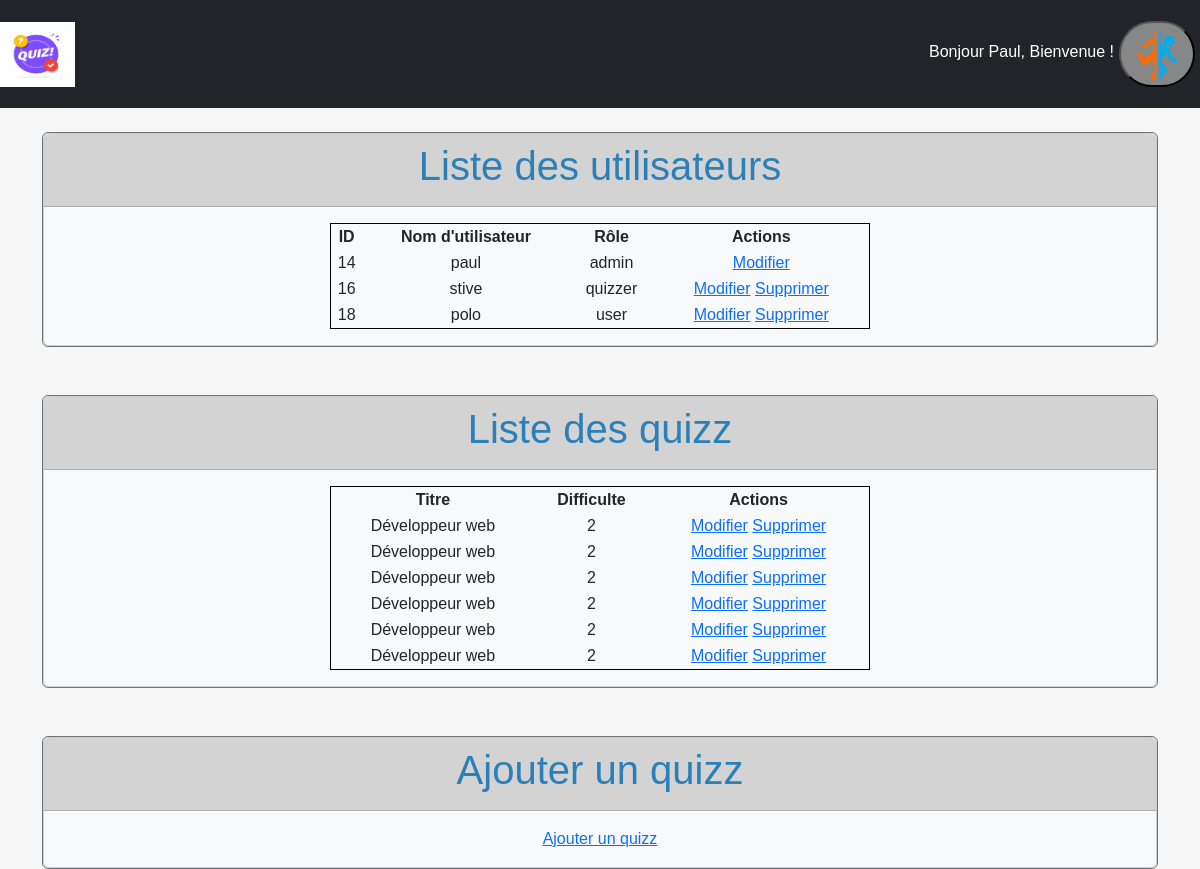
/admin.php (signed in), run on an earlier commit of the app's database.
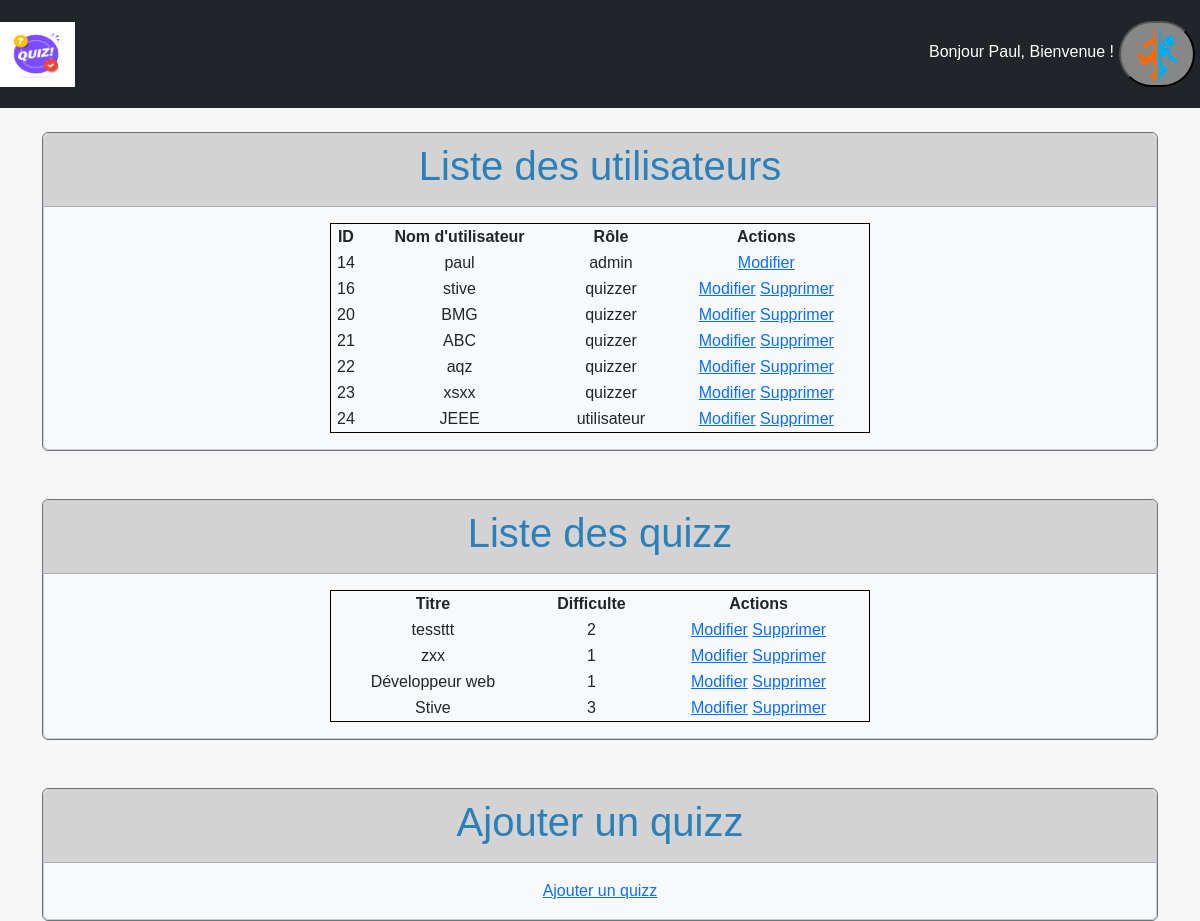
And on a later commit of the database.
### tables this page shows
CREATE TABLE IF NOT EXISTS `users` (
  `id_test` int NOT NULL AUTO_INCREMENT,
  `pseudo` varchar(50) NOT NULL,
  `email` varchar(100) NOT NULL,
  `password` varchar(50) NOT NULL,
  `role` enum('utilisateur','quizzer','admin') NOT NULL,
  PRIMARY KEY (`id_test`)
);

CREATE TABLE IF NOT EXISTS `quizzes` (
  `id_quizz` int NOT NULL AUTO_INCREMENT,
  `id_test` int NOT NULL,
  `titre` varchar(100) NOT NULL,
  `difficulte` int NOT NULL,
  `date_creation` date NOT NULL,
  PRIMARY KEY (`id_quizz`),
  KEY `id_quizzer` (`id_test`)
);

### Admin.php (the view, shortened to what the changed rows need)
<?php
function BDDconnect() {
    $connect_bdd = mysqli_connect("127.0.0.1", "root", "", "quizzeo");
    return $connect_bdd;
}
$connect = BDDconnect();
$query = "SELECT * FROM Users";
$result = mysqli_query($connect, $query);
$users = [];
while ($row = mysqli_fetch_assoc($result)) {
    $users[] = $row;
}
$query = "SELECT * FROM Quizzes";
$result = mysqli_query($connect, $query);
$quizzes = [];
while ($row = mysqli_fetch_assoc($result)) {
    $quizzes[] = $row;
}
?>
<!DOCTYPE html>
<html>
    <head>
        <link rel="stylesheet" href="https://maxcdn.bootstrapcdn.com/bootstrap/4.0.0/css/bootstrap.min.css">
        <link rel="stylesheet" href="https://cdn.jsdelivr.net/npm/bootstrap@5.3.0/dist/css/bootstrap.min.css">
        <link rel="stylesheet" href="connect.css">
    </head>
    <body>
        <br>
        <div class="container">
            <div class="border border-secondary rounded">
                <div class="card bg-light">
                    <div class="card-body">
                        <div class ="tableau">
                            <table>
                                <tr>
                                    <th>ID</th>
                                    <th>Nom d'utilisateur</th>
                                    <th>Rôle</th>
                                    <th>Actions</th>
                                </tr>
                                <?php foreach ($users as $user) : ?>
                                <tr>
                                    <td><?php echo $user['id_test']; ?></td>
                                    <td><?php echo $user['pseudo']; ?></td>
                                    <td><?php echo $user['role']; ?></td>
                                    <td>
                                    <a href="edit_user.php?id_test=<?php echo $user['id_test']; ?>">Modifier</a>
                                    <?php if ($_SESSION["role"] === "admin" && $user['id_test'] !== $_SESSION["id_test"]) : ?>
                                        <a href="supp_user.php?id_test=<?php echo $user['id_test']; ?>">Supprimer</a>
                                    <?php endif; ?>
                                    </td>
                                    </tr>
                                    <?php endforeach; ?>
                            </table>
                        </div>
                    </div>
                </div>
            </div>
            <br><br>
            <div class="border border-secondary  rounded">
                <div class="card bg-light">
                    <div class="card-body">
                        <table>
                            <tr>
                                <th>Titre</th>
                                <th>Difficulte</th>
                                <th>Actions</th>
                            </tr>
                            <?php foreach ($quizzes as $quiz) : ?>
                            <tr>
                                <td><?php echo $quiz['titre']; ?></td>
                                <td><?php echo $quiz['difficulte']; ?></td>
                                <td>
                                    <a href="admin_edit_quizz.php?id_quizz=<?php echo $quiz['id_quizz']; ?>">Modifier</a>
                                    <a href="supp_quizz.php?id_quizz=<?php echo $quiz['id_quizz']; ?>">Supprimer</a>
                                </td>
                            </tr>
                            <?php endforeach; ?>
                        </table>
                    </div>
                </div>
            </div>
            <br><br>
        </div>
    </body>
</html>

What changed in the data, as far as the page shows it:
removed users: id_test "18", pseudo "polo", role "user"
removed quizzes: titre "Développeur web", difficulte "2"
removed quizzes: titre "Développeur web", difficulte "2"
removed quizzes: titre "Développeur web", difficulte "2"
removed quizzes: titre "Développeur web", difficulte "2"
removed quizzes: titre "Développeur web", difficulte "2"
removed quizzes: titre "Développeur web", difficulte "2"
added users: id_test "20", pseudo "BMG", role "quizzer"
added users: id_test "21", pseudo "ABC", role "quizzer"
added users: id_test "22", pseudo "aqz", role "quizzer"
added users: id_test "23", pseudo "xsxx", role "quizzer"
added users: id_test "24", pseudo "JEEE", role "utilisateur"
added quizzes: titre "tessttt", difficulte "2"
added quizzes: titre "zxx", difficulte "1"
added quizzes: titre "Développeur web", difficulte "1"
added quizzes: titre "Stive", difficulte "3"
